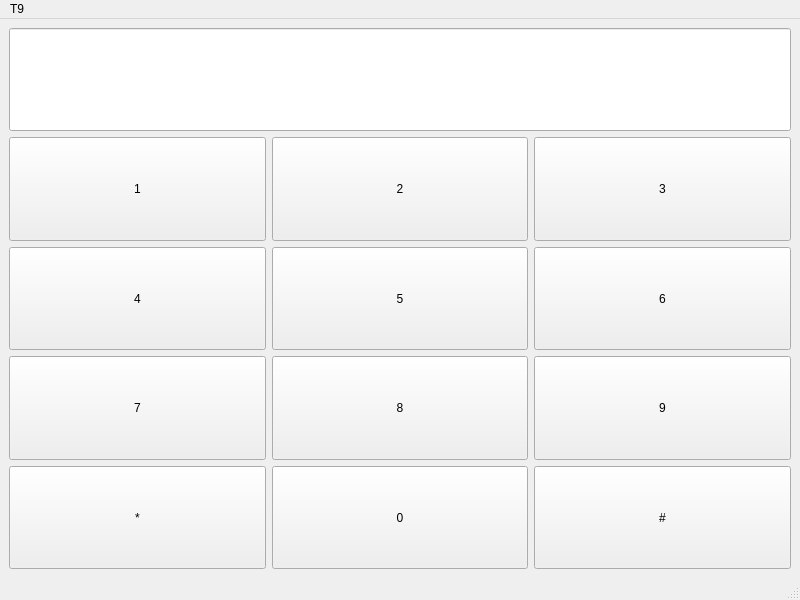
<?xml version="1.0" encoding="UTF-8"?>
<ui version="4.0">
 <class>T9</class>
 <widget class="QMainWindow" name="T9">
  <property name="geometry">
   <rect>
    <x>0</x>
    <y>0</y>
    <width>800</width>
    <height>600</height>
   </rect>
  </property>
  <property name="windowTitle">
   <string>T9</string>
  </property>
  <widget class="QWidget" name="centralwidget">
   <layout class="QGridLayout" name="gridLayout">
    <item row="3" column="2">
     <widget class="QPushButton" name="button9">
      <property name="sizePolicy">
       <sizepolicy hsizetype="Expanding" vsizetype="Preferred">
        <horstretch>0</horstretch>
        <verstretch>0</verstretch>
       </sizepolicy>
      </property>
      <property name="text">
       <string>9</string>
      </property>
     </widget>
    </item>
    <item row="2" column="2">
     <widget class="QPushButton" name="button6">
      <property name="sizePolicy">
       <sizepolicy hsizetype="Expanding" vsizetype="Preferred">
        <horstretch>0</horstretch>
        <verstretch>0</verstretch>
       </sizepolicy>
      </property>
      <property name="text">
       <string>6</string>
      </property>
     </widget>
    </item>
    <item row="3" column="0">
     <widget class="QPushButton" name="button7">
      <property name="sizePolicy">
       <sizepolicy hsizetype="Expanding" vsizetype="Preferred">
        <horstretch>0</horstretch>
        <verstretch>0</verstretch>
       </sizepolicy>
      </property>
      <property name="text">
       <string>7</string>
      </property>
     </widget>
    </item>
    <item row="4" column="2">
     <widget class="QPushButton" name="buttonhash">
      <property name="sizePolicy">
       <sizepolicy hsizetype="Expanding" vsizetype="Preferred">
        <horstretch>0</horstretch>
        <verstretch>0</verstretch>
       </sizepolicy>
      </property>
      <property name="text">
       <string>#</string>
      </property>
     </widget>
    </item>
    <item row="3" column="1">
     <widget class="QPushButton" name="button8">
      <property name="sizePolicy">
       <sizepolicy hsizetype="Expanding" vsizetype="Preferred">
        <horstretch>0</horstretch>
        <verstretch>0</verstretch>
       </sizepolicy>
      </property>
      <property name="text">
       <string>8</string>
      </property>
     </widget>
    </item>
    <item row="1" column="2">
     <widget class="QPushButton" name="button3">
      <property name="sizePolicy">
       <sizepolicy hsizetype="Expanding" vsizetype="Preferred">
        <horstretch>0</horstretch>
        <verstretch>0</verstretch>
       </sizepolicy>
      </property>
      <property name="text">
       <string>3</string>
      </property>
     </widget>
    </item>
    <item row="1" column="0">
     <widget class="QPushButton" name="button1">
      <property name="sizePolicy">
       <sizepolicy hsizetype="Expanding" vsizetype="Preferred">
        <horstretch>0</horstretch>
        <verstretch>0</verstretch>
       </sizepolicy>
      </property>
      <property name="text">
       <string>1</string>
      </property>
     </widget>
    </item>
    <item row="2" column="1">
     <widget class="QPushButton" name="button5">
      <property name="sizePolicy">
       <sizepolicy hsizetype="Expanding" vsizetype="Preferred">
        <horstretch>0</horstretch>
        <verstretch>0</verstretch>
       </sizepolicy>
      </property>
      <property name="text">
       <string>5</string>
      </property>
     </widget>
    </item>
    <item row="4" column="1">
     <widget class="QPushButton" name="button0">
      <property name="sizePolicy">
       <sizepolicy hsizetype="Expanding" vsizetype="Preferred">
        <horstretch>0</horstretch>
        <verstretch>0</verstretch>
       </sizepolicy>
      </property>
      <property name="text">
       <string>0</string>
      </property>
     </widget>
    </item>
    <item row="4" column="0">
     <widget class="QPushButton" name="buttonstar">
      <property name="sizePolicy">
       <sizepolicy hsizetype="Expanding" vsizetype="Preferred">
        <horstretch>0</horstretch>
        <verstretch>0</verstretch>
       </sizepolicy>
      </property>
      <property name="text">
       <string>*</string>
      </property>
     </widget>
    </item>
    <item row="1" column="1">
     <widget class="QPushButton" name="button2">
      <property name="sizePolicy">
       <sizepolicy hsizetype="Expanding" vsizetype="Preferred">
        <horstretch>0</horstretch>
        <verstretch>0</verstretch>
       </sizepolicy>
      </property>
      <property name="text">
       <string>2</string>
      </property>
     </widget>
    </item>
    <item row="0" column="0" colspan="3">
     <widget class="QLineEdit" name="display">
      <property name="sizePolicy">
       <sizepolicy hsizetype="Preferred" vsizetype="Preferred">
        <horstretch>0</horstretch>
        <verstretch>0</verstretch>
       </sizepolicy>
      </property>
     </widget>
    </item>
    <item row="2" column="0">
     <widget class="QPushButton" name="button4">
      <property name="sizePolicy">
       <sizepolicy hsizetype="Expanding" vsizetype="Preferred">
        <horstretch>0</horstretch>
        <verstretch>0</verstretch>
       </sizepolicy>
      </property>
      <property name="text">
       <string>4</string>
      </property>
     </widget>
    </item>
   </layout>
  </widget>
  <widget class="QMenuBar" name="menubar">
   <property name="geometry">
    <rect>
     <x>0</x>
     <y>0</y>
     <width>800</width>
     <height>26</height>
    </rect>
   </property>
   <widget class="QMenu" name="menuT9">
    <property name="title">
     <string>T9</string>
    </property>
   </widget>
   <addaction name="menuT9"/>
  </widget>
  <widget class="QStatusBar" name="statusbar"/>
 </widget>
 <resources/>
 <connections/>
</ui>
